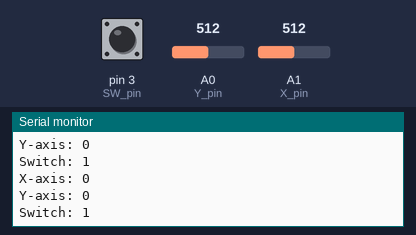
Simulated run of this sketch. Board: Arduino Uno, built with avr-gcc and run on an emulated ATmega328P. Parts: the last lines printed to the serial monitor. The inputs (shaded band) are chosen by the test bench; at power-on: A0 (Y_pin) = 512, A1 (X_pin) = 512, pin 3 (SW_pin) HIGH.

Above: at 1.2 s.
1.3 s: A0 (Y_pin) set to 716
At 1.4 s:
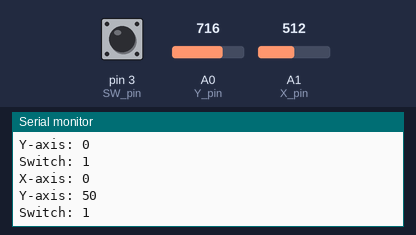
4.3 s: A1 (X_pin) set to 716
At 4.44 s:
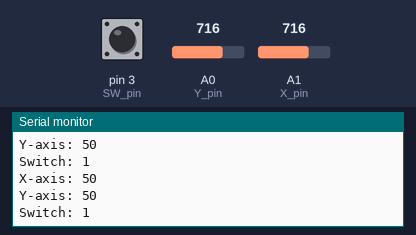
5.8 s: pin 3 (SW_pin) pulled LOW for 0.15 s
At 5.96 s:
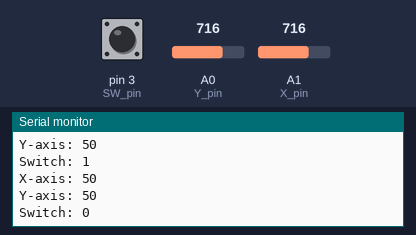
7.4 s: A0 (Y_pin) set to 0
At 7.58 s:
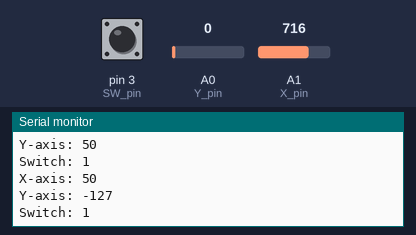
10.4 s: A0 (Y_pin) set to 511
At 10.52 s:
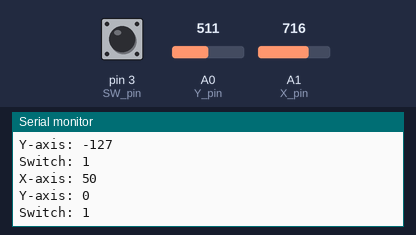
13.4 s: A1 (X_pin) set to 900
At 13.55 s:
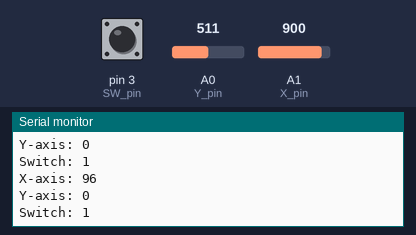
Timing chart, 0 to 15.9 s (numbered marks = the images above; inputs shaded):
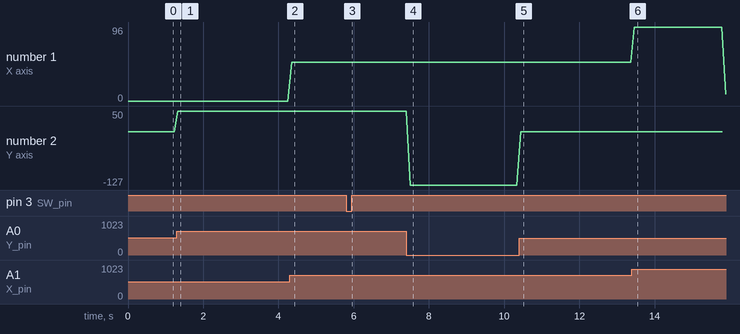

The sketch:

Arduino_to_ESP_communication.ino
```cpp
#include <SoftwareSerial.h>

int rxPin = 10;
int txPin = 9;

// set up a new serial object
SoftwareSerial mySerial (rxPin, txPin);

void serialConfig(){
  Serial.begin(9600);
  mySerial.begin(115200);
}

int Y_pin = 0;
int X_pin = 1;
int SW_pin = 3;

signed char X;
signed char Y;
byte SW;

void setup() {
  serialConfig();
  pinMode(SW_pin, INPUT_PULLUP);
}

void loop() {
  //Test for joysticks
  //Prints values in serial monitor

  X = map(analogRead(X_pin), 0, 1023, -127, 127);
  Y = map(analogRead(Y_pin), 0, 1023, -127, 127);
  SW = digitalRead(SW_pin);

  if(X>-5&&X<5){
    X = 0;
  }
  if(Y>-5&&Y<5){
    Y = 0;
  }

  Serial.print("X-axis: ");
  Serial.print(X);
  Serial.print("\n");
  Serial.print("Y-axis: ");
  Serial.println(Y);
  Serial.print("\n");
  Serial.print("Switch: ");
  Serial.println(SW);
  Serial.print("\n");

  mySerial.write(0x80);
  mySerial.write(X);
  mySerial.write(Y);
  mySerial.write(SW);

  delay(100);
}
```

Measured:
- after the input at 1.3 s, the serial monitor: prints a new line at once (image 1)
- after the input at 4.3 s, the serial monitor: prints a new line after 0.05 s (image 2)
- after the input at 5.8 s, the serial monitor: prints a new line after 0.09 s (image 3)
- after the input at 7.4 s, the serial monitor: prints a new line after 0.10 s (image 4)
- after the input at 10.4 s, the serial monitor: prints a new line at once (image 5)
- after the input at 13.4 s, the serial monitor: prints a new line after 0.06 s (image 6)
- plotted number 1: 50 → 9 after the input at 13.4 s
- plotted number 2: 0 → 50 after the input at 1.3 s, 50 → -127 after the input at 7.4 s, -127 → 0 after the input at 10.4 s
